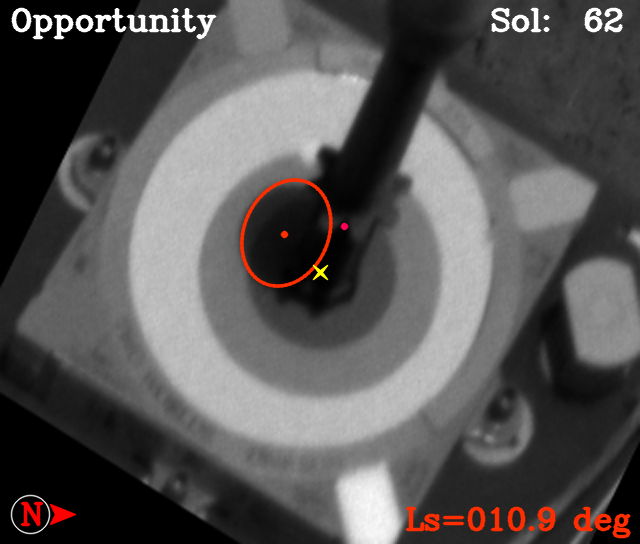
#> input picture analemma/animation.6.png, 640 x 544 px
$ python -i gen_frames.py   (imports and definitions only)   (Python 2 division)   (older library calls are emulated)
#> lines starting #> are read from the running program, lines starting #| are printed output that depends on the picture
#!/usr/bin/python2

import argparse
import os
import psycopg2 as ps
from psycopg2.extensions import AsIs
from psycopg2.extras import Json, DictCursor
import bz2, cPickle
import numpy as np
import cv2
import colorsys
import matplotlib.pyplot as plt
from matplotlib.ticker import MultipleLocator

def unpack_img(bzip2ed_pickled_img):
 return cPickle.loads(bz2.decompress(bzip2ed_pickled_img))

def normalize_img(img, mi=0., ma=1.):
 return mi + (ma-mi) * ( (img-img.min()) / float(img.max()-img.min()) )

def scharr_img(img):
 return cv2.convertScaleAbs(cv2.Scharr(img, ddepth=cv2.CV_32F, dx=1, dy=0)) / 2 + \
  cv2.convertScaleAbs(cv2.Scharr(img, ddepth=cv2.CV_32F, dx=0, dy=1)) / 2

# [32 lines left out: function on_mouse_mark_shadow, not called in this run]

def mark_shadow_ellipse(img_gray):
 img_color = cv2.cvtColor(img_gray, cv2.COLOR_GRAY2BGR)
 img_scharr_color = cv2.cvtColor(
  scharr_img(img_gray),
  cv2.COLOR_GRAY2BGR
 )
 elps_pts = list()
 shadow_elps_ref = [None]
 cv2.namedWindow("mark image", cv2.WINDOW_NORMAL)
 cv2.namedWindow("mark image (scharr)", cv2.WINDOW_NORMAL)
 cv2.setMouseCallback(
  "mark image",
  on_mouse_mark_shadow,
  (elps_pts, img_color, img_scharr_color, shadow_elps_ref)
 )
 cv2.setMouseCallback("mark image (scharr)",
  on_mouse_mark_shadow,
  (elps_pts, img_color, img_scharr_color, shadow_elps_ref)
 )
 cv2.imshow("mark image", img_color)
 cv2.imshow("mark image (scharr)", img_scharr_color)
 while True:
  if cv2.waitKey(100) % 256 == 27:
   break
 return shadow_elps_ref[0]

# [6 lines left out: function calc_rrect_cross_pts, not called in this run]

# [888 lines not run here, left out]


>>> import cv2
>>> picture = cv2.imread('animation.6.png', cv2.IMREAD_GRAYSCALE)
#> picture: shape (544, 640); min 0, max 255, mean 85.1
>>> result = mark_shadow_ellipse(picture)
#> in scharr_img, `return cv2.convertScaleAbs(cv2.Scharr(img, ddepth=cv2.CV_32F, dx=1, dy..`:
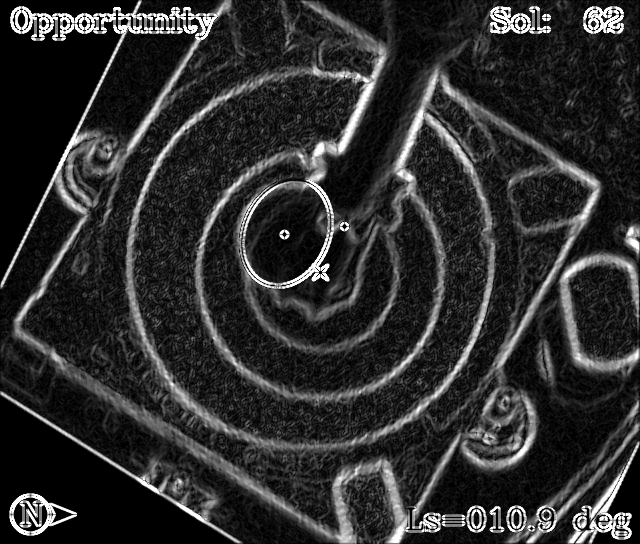
#> returned value: shape (544, 640); min 0, max 254, mean 46.1
#> (key Esc is pressed here)

$ run again, on analemma/procedure.1.png
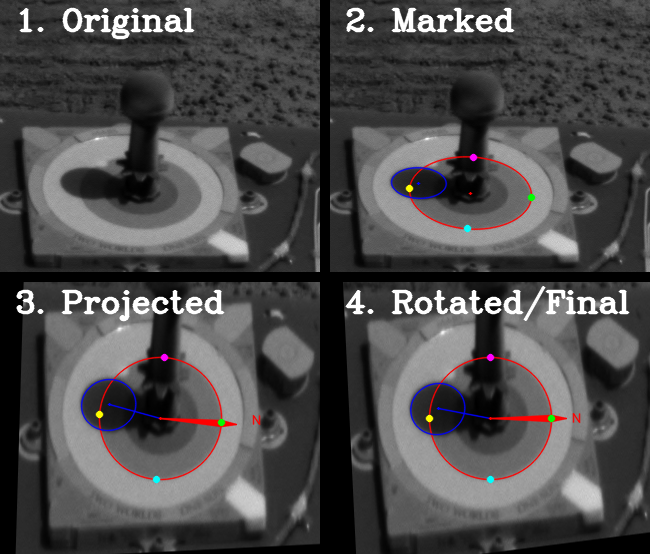
#> input picture analemma/procedure.1.png, 650 x 554 px
#> in scharr_img, `return cv2.convertScaleAbs(cv2.Scharr(img, ddepth=cv2.CV_32F, dx=1, dy..`:
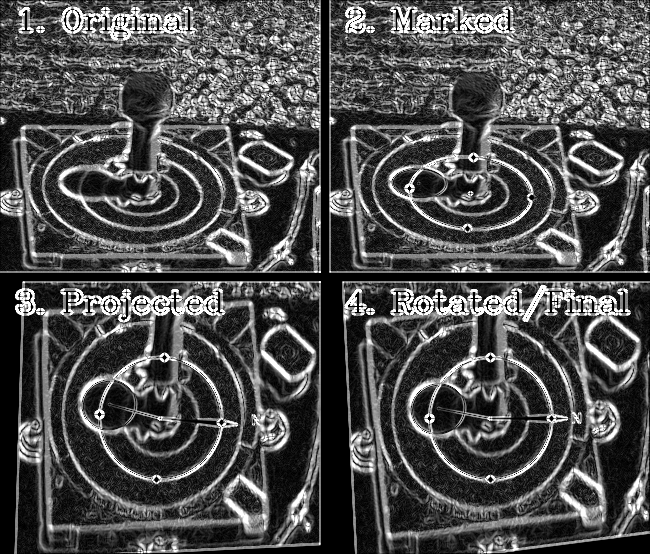
#> returned value: shape (554, 650); min 0, max 254, mean 78

$ run again, on analemma/procedure.2.png
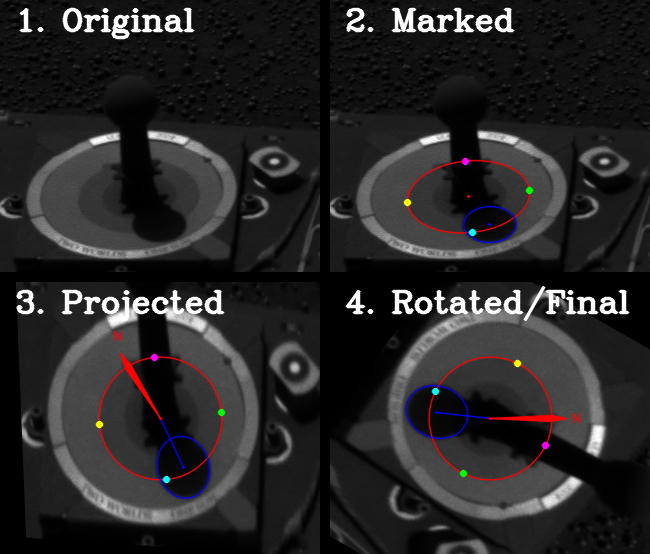
#> input picture analemma/procedure.2.png, 650 x 554 px
#> in scharr_img, `return cv2.convertScaleAbs(cv2.Scharr(img, ddepth=cv2.CV_32F, dx=1, dy..`:
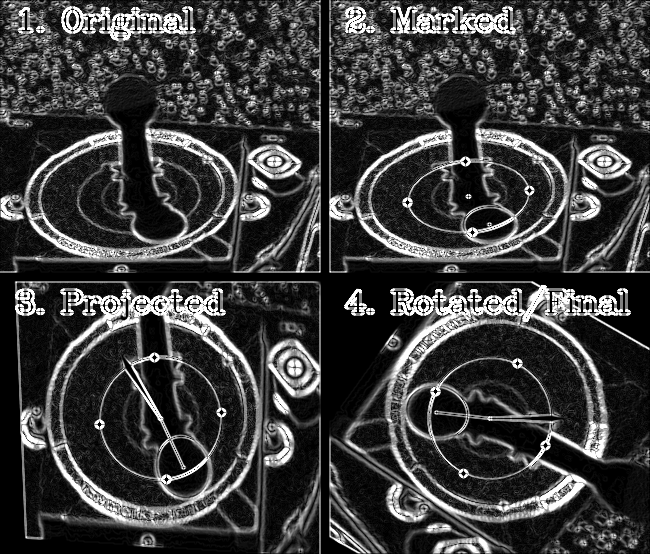
#> returned value: shape (554, 650); min 0, max 254, mean 60.4
